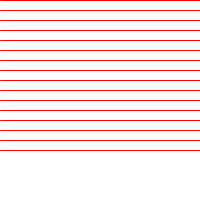
Frame 1 (no input)
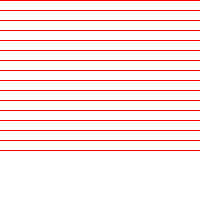
Frame 60 (the mouse pressed at the canvas centre just before this capture)
Frame 120 (the mouse held since frame 60 and released just before this capture): identical to frame 60, image omitted

The Processing sketch that drew these frames (run headless with seeded random() and noise(); from frame 60 on, the mouse is pressed at the canvas centre):

// Processing sketch: FORcycle
// ── FORcycle.pde
void setup(){
  size (200,200);
  background(255);
}

void draw() {
  int counter = 0;
  for (int y = 0; y < 160; y +=10) { // first value is from where, second to where and 3rd is how
    counter++;
    stroke (255,0,0);
    line (0,y,200,y);
    println(counter);
    println("y =  " + y);
    
  }
}
